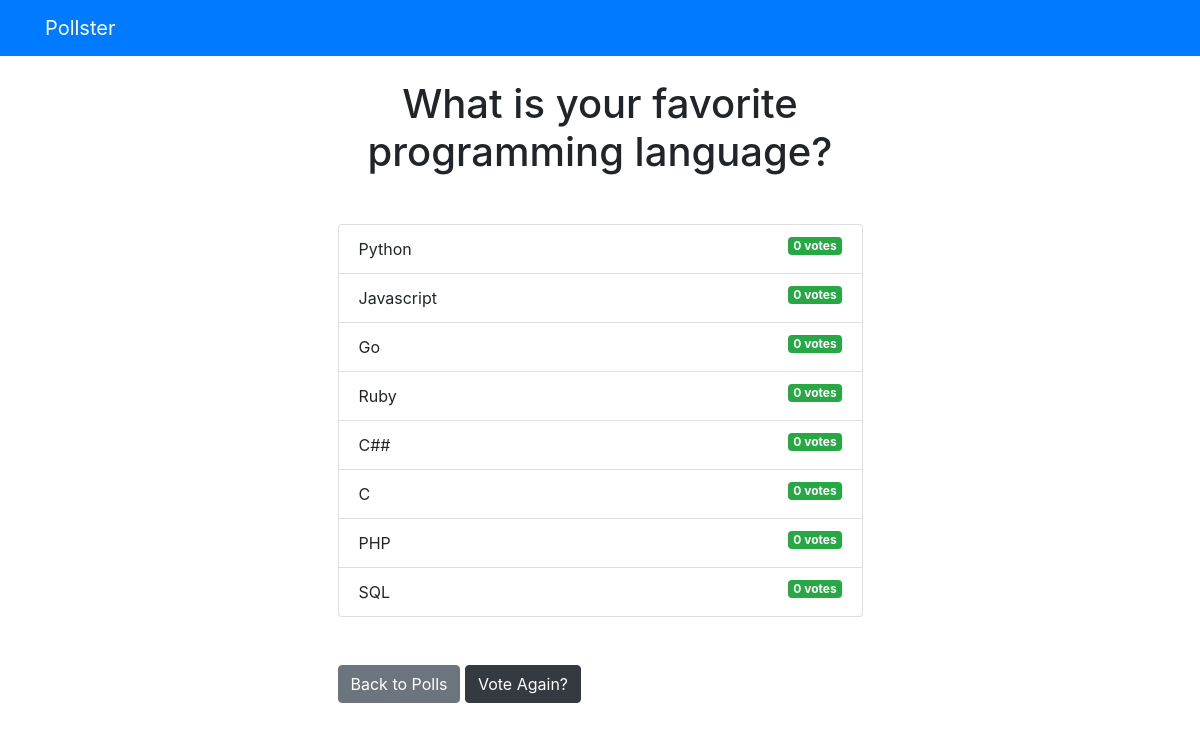
Screenshot of /polls/3/results/ with the database file from the repository.
### polls/models.py (models this page shows, shortened)
class Question(models.Model):
    question_text = models.CharField(max_length=200)
    pub_date = models.DateTimeField('Date Published')

class Choice(models.Model):
    question = models.ForeignKey(Question, on_delete=models.CASCADE)
    choice_text = models.CharField(max_length=200)
    votes = models.IntegerField(default=0)

### polls/views.py (the view)
# urls.py: path('<int:question_id>/results/', views.results, name='results'),
def results(request, question_id):
    question = get_object_or_404(Question, pk=question_id)
    return render(request, 'polls/results.html', {'question':question})

### templates/polls/results.html
{% extends 'base.html' %}
{% block content %}
<h1 class='text-center mb-5'> {{ question.question_text }} </h1>
<ul class='list-group mb-5'>
  {% for choice in question.choice_set.all %}
  <li class='list-group-item'>
    {{ choice.choice_text }} <span class='badge badge-success float-right'>
    {{ choice.votes }} vote{{ choice.votes | pluralize }}</span>
  </li>
  {% endfor %}
</ul>
<a class='btn btn-secondary' href="{% url 'polls:index' %}"> Back to Polls </a>
<a class='btn btn-dark' href="{% url 'polls:detail' question.id %}"> Vote Again? </a>
{% endblock %}

### rows the page displays
Question: question_text "What is your favorite programming language?"
Choice: choice_text "Python", votes "0", votes|pluralize "s"
Choice: choice_text "Javascript", votes "0", votes|pluralize "s"
Choice: choice_text "Go", votes "0", votes|pluralize "s"
Choice: choice_text "Ruby", votes "0", votes|pluralize "s"
Choice: choice_text "C##", votes "0", votes|pluralize "s"
Choice: choice_text "C", votes "0", votes|pluralize "s"
Choice: choice_text "PHP", votes "0", votes|pluralize "s"
Choice: choice_text "SQL", votes "0", votes|pluralize "s"
